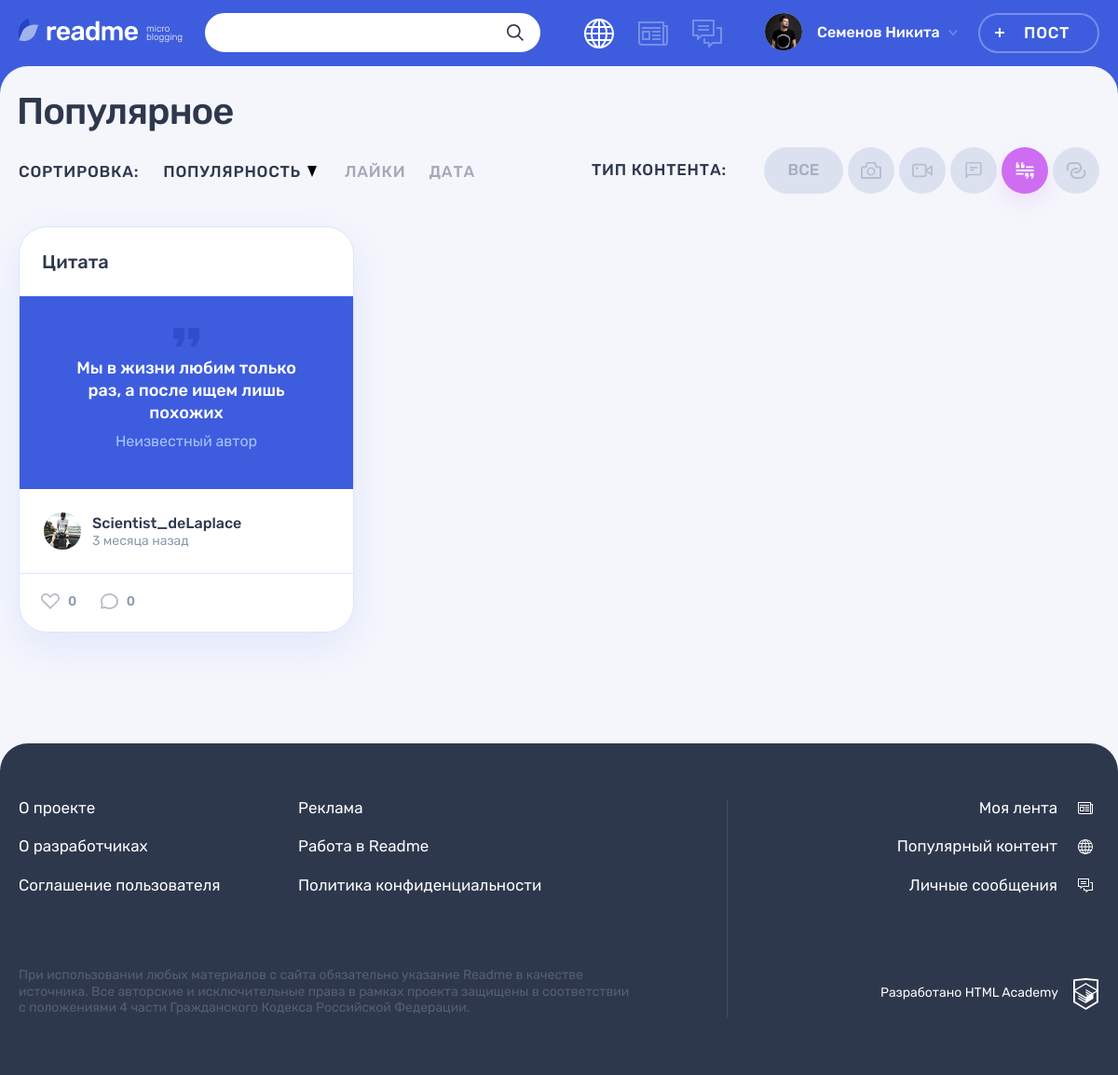
The app's page /index.php?content_type_id=4 with its own data.
### tables this page shows
CREATE TABLE content_types (
  id INT AUTO_INCREMENT PRIMARY KEY,
  type_title CHAR(8),
  class_icon CHAR(8),
  alias VARCHAR(8)
);

CREATE TABLE posts (
  id INT AUTO_INCREMENT PRIMARY KEY,
  creation_date DATETIME,
  title VARCHAR(64) NOT NULL,
  text TEXT,
  quote_author VARCHAR(64),
  img VARCHAR(255),
  video VARCHAR(255),
  link VARCHAR(255),
  view_count INT,
  user_id INT,
  content_types_id INT
);

CREATE TABLE users (
  id INT AUTO_INCREMENT PRIMARY KEY,
  registration_date DATETIME,
  email VARCHAR(320) NOT NULL,
  login VARCHAR(255) NOT NULL,
  password CHAR(64) NOT NULL,
  avatar VARCHAR(255)
);

### helpers.php (called while the page is built, shortened)
<?php
function get_noun_plural_form(int $number, string $one, string $two, string $many): string
{
    $number = (int)$number;
    $mod10 = $number % 10;
    $mod100 = $number % 100;
    switch (true) {
        case ($mod10 > 5):
            return $many;
        case ($mod10 === 1):
            return $one;
        case ($mod10 >= 2 && $mod10 <= 4):
            return $two;
    }
}
function include_template($name, array $data = [])
{
    $name = 'templates/' . $name;
    extract($data);
    require $name;
    $result = ob_get_clean();
    return $result;
}

### utils.php (called while the page is built, shortened)
<?php
function post_date($date_str, $back): array {
    $date = date_create($date_str);
    $date_format_str = date_format($date, 'Y-m-d H:i');
    $cur_date = date_create('now');
    $diff = date_diff($date, $cur_date);
    $diff_count_i = date_interval_format($diff, "%i");
    $diff_count_h = date_interval_format($diff, "%h");
    $diff_count_d = date_interval_format($diff, "%d");
    $diff_count_m = date_interval_format($diff, "%m");
    $rel_date = 0;
    if ($diff_count_i > 0 && $diff_count_i  < 60) {
        $rel_date = $diff_count_i . get_noun_plural_form($diff_count_i, ' минута ', ' минуты ', ' минут ') . $back;
    }
    if ($diff_count_h >= 1 && $diff_count_h  < 24) {
        $rel_date = $diff_count_h . get_noun_plural_form($diff_count_h, ' час ', ' часа ', ' часов ') . $back;
    }
    if ($diff_count_d >= 7 && $diff_count_d < 30) {
        $rel_date = floor($diff_count_d / 7) . get_noun_plural_form(floor($diff_count_d / 7), ' неделю ', ' недели ', ' недель ') . $back;
    }
    if ($diff_count_m > 1) {
        $rel_date = $diff_count_m . get_noun_plural_form($diff_count_m, ' месяц ', ' месяца ', ' месяцев ') . $back;
    }
    return [$date_format_str, $rel_date];
}
function get_db($sql_query): array {
    $result = mysqli_query(require 'db.php', $sql_query);
    $array = mysqli_fetch_all($result, MYSQLI_ASSOC);
    return($array);
}
function get_posts_from_db($sorting, $sort_type, $limit, $filter_id): array {
    if ($filter_id != NULL) {
    $query = sprintf("SELECT posts.id, users.login, users.avatar, content_types.type_title, content_types.alias, creation_date, posts.title, text, quote_author, img, video, link, view_count, user_id, content_types_id
FROM posts
INNER JOIN content_types ON posts.content_types_id = content_types.id
INNER JOIN users ON posts.user_id = users.id
WHERE content_types.id = %d
ORDER BY %s %s LIMIT %d",  $filter_id, $sorting, $sort_type, $limit);
    }
    $array = get_db($query);
    return($array);
}
function get_types_from_db(): array {
    $query = "SELECT type_title, class_icon, alias FROM content_types";
    $array = get_db($query);
    return($array);
}
function get_post_css_class($alias): string {
    switch ($alias !== '') {
        case ($alias === 'quote'):
            return 'post-quote';
    }
}
function get_button_css_class($type_alias): string {
    switch ($type_alias !== '') {
        case ($type_alias === 'photo'):
            $filters__button = 'filters__button--photo';
            break;
        case ($type_alias === 'video'):
            $filters__button = 'filters__button--video';
            break;
        case ($type_alias === 'text'):
            $filters__button = 'filters__button--text';
            break;
        case ($type_alias === 'quote'):
            $filters__button = 'filters__button--quote';
            break;
        case ($type_alias === 'link'):
            $filters__button = 'filters__button--link';
            break;
    }
    return $filters__button;
}
function get_id_for_content_type($type_alias): int {
    switch ($type_alias !== '') {
        case ($type_alias === 'photo'):
            $id = 1;
            break;
        case ($type_alias === 'video'):
            $id = 2;
            break;
        case ($type_alias === 'text'):
            $id = 3;
            break;
        case ($type_alias === 'quote'):
            $id = 4;
            break;
        case ($type_alias === 'link'):
            $id = 5;
            break;
    }
    return $id;
}
function is_button_active($url_id, $type_id): string {
    $button_active = '';
    if ($url_id == $type_id) {
        $button_active = 'filters__button--active';
    }
    return $button_active;
}
function get_link_for_type_button($type_id): string {
    return sprintf('index.php?content_type_id=%d',$type_id);
}
function get_link_for_post($post_id): string {
    return sprintf('post.php?id=%d',$post_id);
}

### db.php (called while the page is built, shortened)
<?php
$con = mysqli_connect("127.0.0.1", "root", "", "2025455-readme-12");
mysqli_set_charset($con, "utf8");
return $con;

### templates/main.php (the view, shortened to what this page needs)
<div class="container">
        <h1 class="page__title page__title--popular">Популярное</h1>
    </div>
    <div class="popular container">
        <div class="popular__filters-wrapper">
            <div class="popular__sorting sorting">
                <b class="popular__sorting-caption sorting__caption">Сортировка:</b>
                <ul class="popular__sorting-list sorting__list">
                    <li class="sorting__item sorting__item--popular">
                        <a class="sorting__link sorting__link--active" href="#">
                            <span>Популярность</span>
                            <svg class="sorting__icon" width="10" height="12">
                                <use xlink:href="#icon-sort"></use>
                            </svg>
                        </a>
                    </li>
                    <li class="sorting__item">
                        <a class="sorting__link" href="#">
                            <span>Лайки</span>
                        </a>
                    </li>
                    <li class="sorting__item">
                        <a class="sorting__link" href="#">
                            <span>Дата</span>
                        </a>
                    </li>
                </ul>
            </div>
            <div class="popular__filters filters">
                <b class="popular__filters-caption filters__caption">Тип контента:</b>
                <ul class="popular__filters-list filters__list">
                    <li class="popular__filters-item popular__filters-item--all filters__item filters__item--all">
                        <a class="filters__button filters__button--ellipse filters__button--all <?=($content_type_id == '') ? 'filters__button--active' : ''?>" href="../index.php">
                            <span>Все</span>
                        </a>
                    </li>
                    <?php foreach ($types as $type): ?>
                    <?php $id = get_id_for_content_type($type['alias'])?>
                    <li class="popular__filters-item filters__item">
                        <a class="filters__button <?=get_button_css_class($type['alias'])?> button <?=is_button_active($content_type_id, $id)?>" href=<?=get_link_for_type_button($id)?>>
                            <svg class="filters__icon" width="22" height="18">
                                <use xlink:href="<?=get_button_icon_url($type['alias'])?>"></use>
                            </svg>
                        </a>
                    </li>
                    <?php endforeach; ?>
                </ul>
            </div>
        </div>
        <div class="popular__posts">
            <?php foreach ($posts as $index=>$post): ?>
                <?php $css_class = get_post_css_class($post['alias']); ?>
                <article class="popular__post post <?=$css_class?>">
                    <header class="post__header">
                        <h2><a href="<?=get_link_for_post($post['id'])?>"><?=htmlspecialchars($post['title'])?></a></h2>
                    </header>
                    <div class="post__main">
                        <?php if ($post['type_title'] === 'Цитата'): ?>
                            <blockquote>
                                <p>
                                    <?= htmlspecialchars($post['text']) ?>
                                </p>
                                <cite><?= htmlspecialchars($post['quote_author']) ?></cite>
                            </blockquote>
                        <?php elseif ($post['type_title'] === 'Фото'): ?>
                            <div class="post-photo__image-wrapper">
                                <img src="<?=get_photo_file_path($post['img'])?>" alt="Фото от пользователя" width="360" height="240">
                            </div>
                        <?php endif; ?>
                    </div>
                    <footer class="post__footer">
                        <div class="post__author">
                            <a class="post__author-link" href="#" title="Автор">
                                <div class="post__avatar-wrapper">
                                    <img class="post__author-avatar" src="img/<?= $post['avatar'] ?>" alt="Аватар пользователя">
                                </div>
                                <div class="post__info">
                                    <b class="post__author-name"><?= htmlspecialchars($post['login']) ?></b>
                                    <?php $date = $post['creation_date'];
                                    [$formatted_date, $relative_date] = post_date($date, 'назад'); ?>
                                    <time class="post__time" datetime="<?=$date?>" title="<?=$formatted_date?>"><?=$relative_date?></time>
                                </div>
                            </a>
                        </div>
                        <div class="post__indicators">
                            <div class="post__buttons">
                                <a class="post__indicator post__indicator--likes button" href="#" title="Лайк">
                                    <svg class="post__indicator-icon" width="20" height="17">
                                        <use xlink:href="#icon-heart"></use>
                                    </svg>
                                    <span>0</span>
                                </a>
                                <a class="post__indicator post__indicator--comments button" href="#" title="Комментарии">
                                    <svg class="post__indicator-icon" width="19" height="17">
                                        <use xlink:href="#icon-comment"></use>
                                    </svg>
                                    <span>0</span>
                                </a>
                            </div>
                        </div>
                    </footer>
                </article>
            <?php endforeach; ?>
        </div>
    </div>

### records on screen
posts: title "Цитата", text "Мы в жизни любим только раз, а после ищем лишь похожих", quote_author "Неизвестный автор", user.avatar (picture), user.login "Scientist_deLaplace", relative_date "3 месяца назад"

### other values on screen
$user_name "Семенов Никита"
